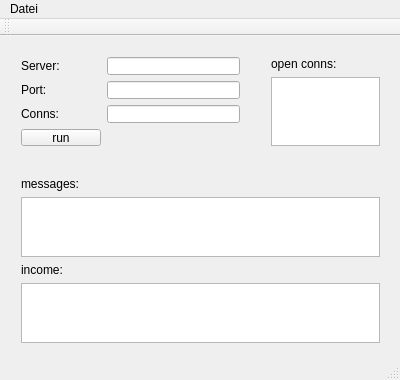
<?xml version="1.0" encoding="UTF-8"?>
<ui version="4.0">
 <class>TcpServerViewer</class>
 <widget class="QMainWindow" name="TcpServerViewer">
  <property name="geometry">
   <rect>
    <x>0</x>
    <y>0</y>
    <width>400</width>
    <height>380</height>
   </rect>
  </property>
  <property name="windowTitle">
   <string>TcpServerViewer</string>
  </property>
  <widget class="QWidget" name="centralWidget">
   <widget class="QWidget" name="gridLayoutWidget">
    <property name="geometry">
     <rect>
      <x>10</x>
      <y>10</y>
      <width>241</width>
      <height>111</height>
     </rect>
    </property>
    <layout class="QGridLayout" name="gridLayout">
     <item row="0" column="0">
      <widget class="QLabel" name="srv_lbl">
       <property name="text">
        <string>Server:</string>
       </property>
      </widget>
     </item>
     <item row="1" column="0">
      <widget class="QLabel" name="port_lbl">
       <property name="text">
        <string>Port:</string>
       </property>
      </widget>
     </item>
     <item row="0" column="1">
      <widget class="QLineEdit" name="srv_in"/>
     </item>
     <item row="1" column="1">
      <widget class="QLineEdit" name="port_in"/>
     </item>
     <item row="3" column="0">
      <widget class="QPushButton" name="run_btn">
       <property name="text">
        <string>run</string>
       </property>
      </widget>
     </item>
     <item row="2" column="0">
      <widget class="QLabel" name="num_conns_lbl">
       <property name="text">
        <string>Conns:</string>
       </property>
      </widget>
     </item>
     <item row="2" column="1">
      <widget class="QLineEdit" name="num_conns_in"/>
     </item>
    </layout>
   </widget>
   <widget class="QWidget" name="gridLayoutWidget_2">
    <property name="geometry">
     <rect>
      <x>260</x>
      <y>10</y>
      <width>131</width>
      <height>111</height>
     </rect>
    </property>
    <layout class="QGridLayout" name="gridLayout_2">
     <item row="0" column="0">
      <widget class="QLabel" name="open_conns_lbl">
       <property name="text">
        <string>open conns:</string>
       </property>
      </widget>
     </item>
     <item row="1" column="0">
      <widget class="QListWidget" name="open_conns_out"/>
     </item>
    </layout>
   </widget>
   <widget class="QWidget" name="verticalLayoutWidget">
    <property name="geometry">
     <rect>
      <x>10</x>
      <y>130</y>
      <width>381</width>
      <height>188</height>
     </rect>
    </property>
    <layout class="QVBoxLayout" name="verticalLayout">
     <item>
      <widget class="QLabel" name="msg_lbl">
       <property name="text">
        <string>messages:</string>
       </property>
      </widget>
     </item>
     <item>
      <widget class="QListWidget" name="srv_out"/>
     </item>
     <item>
      <widget class="QLabel" name="income_lbl">
       <property name="text">
        <string>income:</string>
       </property>
      </widget>
     </item>
     <item>
      <widget class="QListView" name="income_view"/>
     </item>
    </layout>
   </widget>
  </widget>
  <widget class="QMenuBar" name="menuBar">
   <property name="geometry">
    <rect>
     <x>0</x>
     <y>0</y>
     <width>400</width>
     <height>19</height>
    </rect>
   </property>
   <widget class="QMenu" name="menuTcpComViewer">
    <property name="title">
     <string>Datei</string>
    </property>
    <addaction name="actionExit"/>
   </widget>
   <addaction name="menuTcpComViewer"/>
  </widget>
  <widget class="QToolBar" name="mainToolBar">
   <attribute name="toolBarArea">
    <enum>TopToolBarArea</enum>
   </attribute>
   <attribute name="toolBarBreak">
    <bool>false</bool>
   </attribute>
  </widget>
  <widget class="QStatusBar" name="statusBar"/>
  <action name="actionExit">
   <property name="text">
    <string>Beenden</string>
   </property>
  </action>
 </widget>
 <layoutdefault spacing="6" margin="11"/>
 <resources/>
 <connections/>
</ui>
